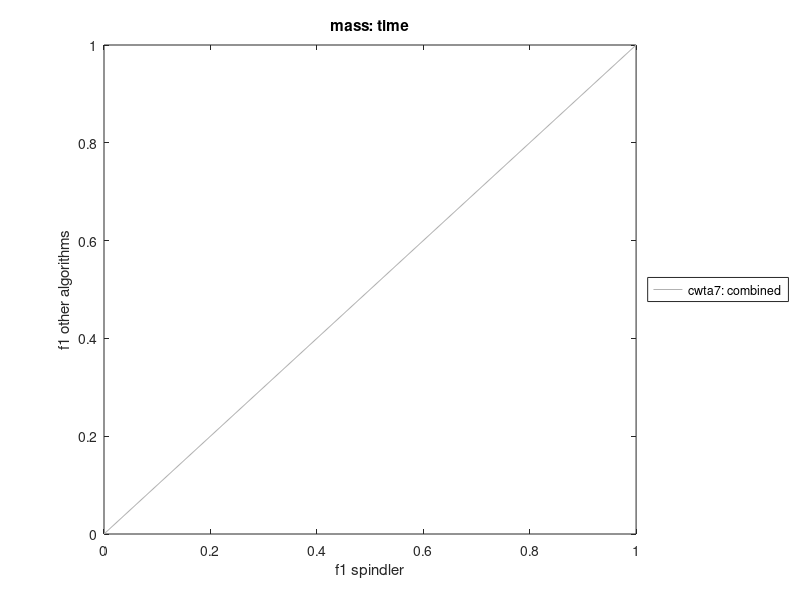

This chart was generated by the following MATLAB code:
%% Extracts compares data for a particular metric against first
collection = 'mass';
dataDir = 'D:\TestData\Alpha\spindleData\massNew';
algorithms = {'spindler', 'cwta7', 'cwta8', 'sem'};
eventExts = {'combined', 'expert1', 'expert2'};
summaryDir = 'D:\TestData\Alpha\spindleData\summary';
metricName = 'f1';
methodName = 'time';

%% Read in the performance data

numAlgorithms = length(algorithms);
numExperts = length(eventExts);
results = cell(numAlgorithms, numExperts);
for k = 1:numAlgorithms
   for n = 1:numExperts
       fileName = [summaryDir filesep collection '_' metricName ...
                   '_' methodName '_' eventExts{n} '_' algorithms{k} '.mat'];
       if ~exist(fileName, 'file')
            results{k, n} = nan;
            continue;
       end
       test = load(fileName);
       results{k, n} = test.metrics;
   end
end
 
%% Set up algorithms
%algColors = [0.8, 0.8, 0.2; 0, 0.7, 0.9; 0, 0, 0.7; 0, 0.6, 0];
algColors = [0.8, 0.8, 0.2; 0, 0, 0.9; 0, 0.9, 0; 0.8, 0.8, 0.3];
theTitle = [collection ': ' methodName];
eventMarkers = {'s', '^', 'v'};
figHan = figure('Name', theTitle);
hold on
legendStrings = cell(1, numExperts*(numAlgorithms - 1));
lCount = 0;
for n = 1:numExperts
    baseResult = results{1, n};
    for k = 2:numAlgorithms
       theseResults = results{k, n};
       nanMask = isnan(baseResult) | isnan(theseResults);
       plot(baseResult(~nanMask), theseResults(~nanMask), ...
               'Marker', eventMarkers{n}, 'Color', algColors(k, :), ...
                'LineStyle', 'None', 'LineWidth', 2, 'MarkerSize', 10) 
      
       lCount = lCount + 1;
       legendStrings{lCount} = [algorithms{k} ': ' eventExts{n}];
       
   end 
end

line([0, 1], [0, 1], 'Color', [0.7, 0.7, 0.7]);
hold off
legend(legendStrings, 'Location', 'EastOutside', 'Interpreter', 'None');
box on
xlabel([metricName ' ' algorithms{1}])
ylabel([metricName ' other algorithms'])
title(theTitle)
% 
% metricNames = {'F1', 'F2', 'G'};
% 
% %% Read in all of the summary data
% dreamsResults = cell(length(dreamsAlgs), 1);
% dreamsBase = [resultsDir filesep 'dreams_'];
% for k = 1:length(dreamsResults)
%     dreamsFile = [dreamsBase dreamsAlgs{k} '_Summary' dreamsTypes{k} '.mat'];
%     dreamsResults{k} = load(dreamsFile);
%     dreamsResults{k}.algorithm = dreamsAlgs{k};
% end
% drivingResults = cell(2*length(drivingAlgs), 1);
% bcitBase = [resultsDir filesep 'bcit_'];
% nctuBase = [resultsDir filesep 'nctu_'];
% for k = 1:length(drivingAlgs)
%     bcitFile = [bcitBase drivingAlgs{k} '_Summary' drivingTypes{k} '.mat'];
%     drivingResults{k} = load(bcitFile);
%     drivingResults{k}.algorithm = [drivingAlgs{k} '_bcit'];
%     nctuFile = [nctuBase drivingAlgs{k} '_Summary' drivingTypes{k} '.mat'];
%     drivingResults{length(drivingAlgs) + k} = load(nctuFile);
%     drivingResults{length(drivingAlgs) + k}.algorithm = [drivingAlgs{k} '_nctu'];
% end
% 
% %% Construct dreams summary matrix for plotting
% numberMethods = length(dreamsResults{1}.methodNames);
% numberFiles = length(dreamsResults{1}.dataNames);
% numberAlgs = length(dreamsAlgs);
% numberMetrics = 3;
% dreams = zeros(numberFiles - 2, numberMethods, numberAlgs, numberMetrics);
% for k = 1:numberAlgs
%     theseResults = dreamsResults{k}.results;
%     for n = 1:numberMetrics
%         for j = 1:numberFiles - 2
%             for m = 1:numberMethods
%                 dreams(j, m, k, n) = theseResults(m, n, j);
%             end
%         end
%     end
% end
% 
% %% Plot the dreams summary
% theTitle = 'Dreams performance';
% for n = 1:numberMetrics
%     metricName = metricNames{n};
%     theseResults = squeeze(dreams(:, :, :, n));
%     figHan = compareMetric(theseResults, metricName, dreamsAlgs, ...
%                            algColors, theTitle);
% end
% 
% %% Perform a paired ttest for statistical significance
% hitIndices = 2:4;
% baseIndex = 1;
% dataSummary = dreams(:, hitIndices, :, :);
% fprintf('\nStatistical significance testing for dreams\n');
% dreamsStats = getPairedStatistics(dataSummary, baseIndex, dreamsAlgs); 
% 
% %% Construct driving results
% numberMethods = length(drivingResults{1}.methodNames);
% numberFiles = length(drivingResults{1}.dataNames);
% numberAlgs = length(drivingAlgs);
% numberMetrics = length(metricNames);
% driving1 = zeros(numberFiles, numberMethods, numberAlgs, numberMetrics);
% for k = 1:numberAlgs
%     theseResults = drivingResults{k}.results;
%     for n = 1:numberMetrics
%         for j = 1:numberFiles
%             for m = 1:numberMethods
%                 driving1(j, m, k, n) = theseResults(m, n, j);
%             end
%         end
%     end
% end
% drivingResults2 = drivingResults(numberAlgs + 1:end);
% numberMethods = length(drivingResults2{1}.methodNames);
% numberFiles = length(drivingResults2{1}.dataNames);
% numberAlgs = length(drivingAlgs);
% numberMetrics = 3;
% driving2 = zeros(numberFiles, numberMethods, numberAlgs, numberMetrics);
% for k = 1:numberAlgs
%     theseResults = drivingResults2{k}.results;
%     for n = 1:numberMetrics
%         for j = 1:numberFiles
%             for m = 1:numberMethods
%                 driving2(j, m, k, n) = theseResults(m, n, j);
%             end
%         end
%     end
% end
% driving = [driving1; driving2];
% 
% %% Plot the summary performance
% theTitle = 'Driving performance';
% for n = 1:numberMetrics
%     metricName = metricNames{n};
%     theseResults = squeeze(driving(:, :, :, n));
%     figHan = compareMetric(theseResults, metricName, drivingAlgs, ...
%                            algColors, theTitle);
% end
% 
% %% Perform a paired ttest for statistical significance
% hitIndices = 2:4;
% baseIndex = 1;
% dataSummary = driving(:, hitIndices, :, :);
% fprintf('\nStatistical significance testing for driving\n');
% drivingStats = getPairedStatistics(dataSummary, baseIndex, drivingAlgs); 
